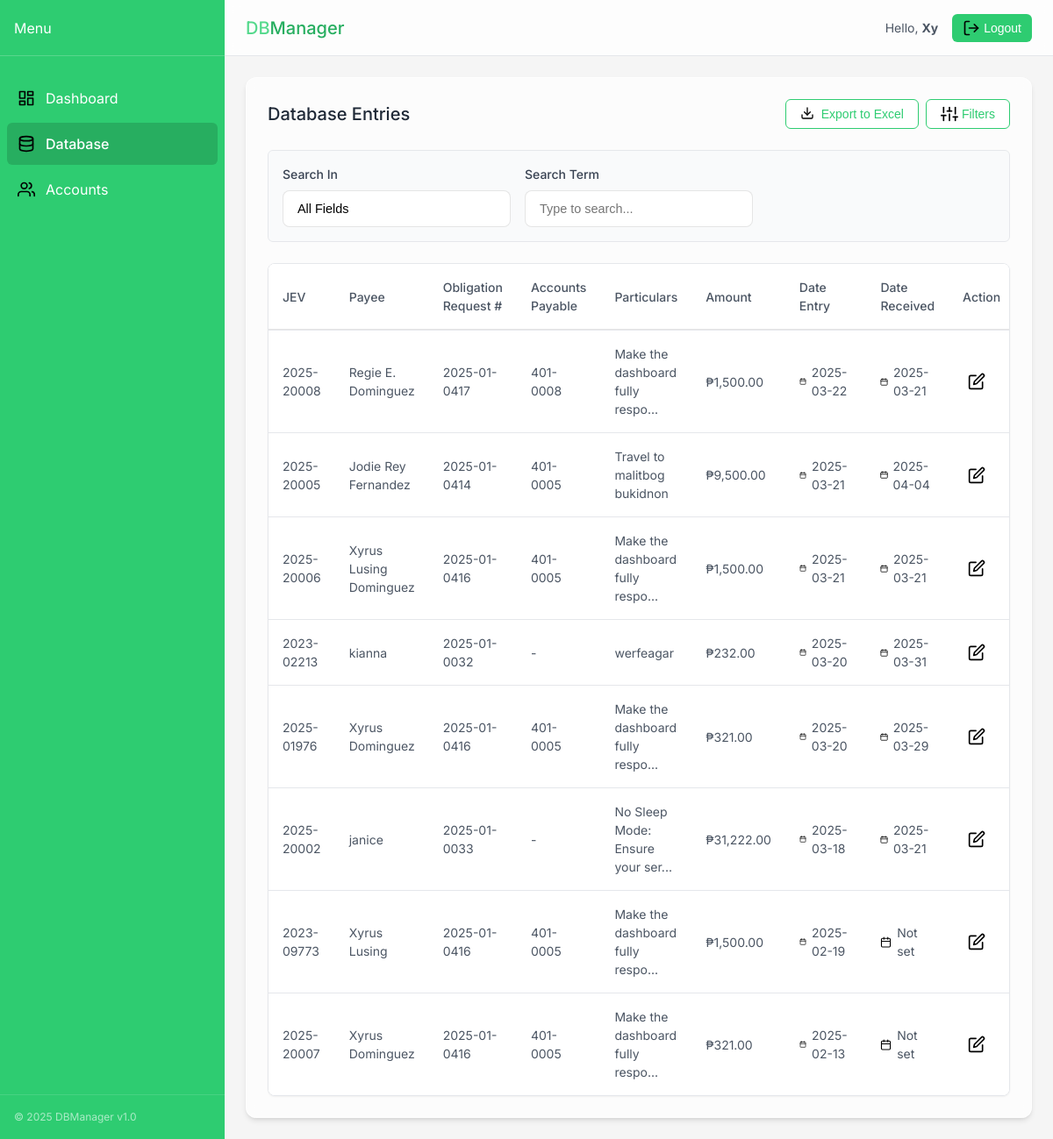
Screenshot of /database (signed in) with the database file from the repository.
### tables this page shows
CREATE TABLE entry (
            JEV TEXT PRIMARY KEY,
            Payee TEXT NOT NULL,
            ObligationRequest TEXT NOT NULL,
            AccountsPayable TEXT,
            Particulars TEXT,
            Amount REAL,
            "Date Entry" TEXT,
            "Date Received" TEXT
        );

### app.py (the view, shortened to what this page needs)
@app.route('/database')
def database():
    if 'user_id' not in session:
        return redirect(url_for('index'))
    conn = get_db_connection()
    filter_field = request.args.get('field', 'all')
    filter_value = request.args.get('value', '')
    query = 'SELECT * FROM entry'
    params = []
    query += ' ORDER BY "Date Entry" DESC'
    entries = [dict(row) for row in conn.execute(query, params).fetchall()]
    for entry in entries:
        if entry['Date Entry']:
            try:
                date_entry = datetime.strptime(entry['Date Entry'], '%Y-%m-%d %H:%M:%S')
                entry['Date Entry'] = date_entry.strftime('%Y-%m-%d')
            except ValueError:
                entry['Date Entry'] = entry['Date Entry'].split()[0]
        if entry['Date Received']:
            try:
                date_received = datetime.strptime(entry['Date Received'], '%Y-%m-%d %H:%M:%S')
                entry['Date Received'] = date_received.strftime('%Y-%m-%d')
            except ValueError:
                entry['Date Received'] = entry['Date Received'].split()[0]
    conn.close()
    return render_template('database.html', entries=entries)

### app.py (called while the page is built)
@app.template_filter('tojson')
def tojson_filter(obj):
    return json.dumps(obj, cls=CustomJSONEncoder)

def get_db_connection():
    conn = sqlite3.connect('crud_system.db', timeout=20)  # Add timeout
    conn.row_factory = sqlite3.Row
    return conn

### templates/database.html (shortened to what this page needs)
<!DOCTYPE html>
<html lang="en">
<head>
  <link rel="stylesheet" href="{{ url_for('static', filename='css/styles.css') }}">
  <link rel="stylesheet" href="https://cdn.jsdelivr.net/npm/lucide-icons@latest/dist/umd/lucide.min.css">
</head>
<body>
  <div class="app-container">
    <aside class="sidebar">
      <div class="sidebar-header">
        <span class="menu-text">Menu</span>
        <button class="sidebar-toggle">
        </button>
      </div>
      <nav class="sidebar-nav">
        <a href="{{ url_for('dashboard') }}" class="sidebar-item">
          <span class="icon dashboard-icon"></span>
          <span class="sidebar-text">Dashboard</span>
        </a>
        <a href="{{ url_for('database') }}" class="sidebar-item active">
          <span class="icon database-icon"></span>
          <span class="sidebar-text">Database</span>
        </a>
        <a href="{{ url_for('accounts') }}" class="sidebar-item">
          <span class="icon users-icon"></span>
          <span class="sidebar-text">Accounts</span>
        </a>
      </nav>
      <div class="sidebar-footer">
        <p class="footer-text">© 2025 DBManager v1.0</p>
      </div>
    </aside>
    <div class="main-container">
      <header class="header">
        <h1 class="logo"><span class="logo-accent">DB</span>Manager</h1>
        <div class="header-actions">
          <div class="user-info">
            <span>Hello, <strong>{{ session.enduser }}</strong></span>
            <button class="logout-btn">
              <span class="icon logout-icon"></span>
              <span>Logout</span>
            </button>
          </div>
        </div>
      </header>
      <main class="content">
          <div class="glass-card">
            <div class="filter-panel">
              <div class="filter-header">
                <h2>Database Entries</h2>
                <div class="actions-container">
                  <button class="btn-secondary" onclick="showDateRangeModal()">
                    <span class="icon file-export-icon"></span>
                    <span>Export to Excel</span>
                  </button>
                  <button class="btn-secondary" id="toggleFilters">
                    <span class="icon sliders-icon"></span>
                    <span>Filters</span>
                  </button>
                </div>
              </div>
              <div class="filter-content" id="filterContent">
                <div class="filter-grid">
                  <div class="filter-group">
                    <label class="filter-label">Search In</label>
                    <div class="select-wrapper">
                      <select class="input-field enhanced-select" id="filterField">
                        <option value="all">All Fields</option>
                      </select>
                    </div>
                  </div>
                  <div class="filter-group">
                    <label class="filter-label">Search Term</label>
                    <div class="search-wrapper">
                      <input type="text" class="input-field enhanced-input" id="filterValue"
                             placeholder="Type to search..." value="{{ request.args.get('value', '') }}">
                    </div>
                  </div>
                </div>
              </div>
            </div>
            <div class="table-container">
              <div class="table-responsive">
                <table class="data-table">
                  <thead>
                    <tr>
                      <th>JEV</th>
                      <th>Payee</th>
                      <th>Obligation Request #</th>
                      <th>Accounts Payable</th>
                      <th>Particulars</th>
                      <th>Amount</th>
                      <th>Date Entry</th>
                      <th>Date Received</th>
                      <th class="text-right">Action</th>
                    </tr>
                  </thead>
                  <tbody id="entriesTableBody">
                    {% for entry in entries %}
                    <tr data-entry='{{ entry|tojson }}'>
                      <td>{{ entry.JEV }}</td>
                      <td>{{ entry.Payee }}</td>
                      <td>{{ entry.ObligationRequest }}</td>
                      <td>{{ entry.AccountsPayable if entry.AccountsPayable else "-" }}</td>
                      <td>{{ entry.Particulars[:30] }}{% if entry.Particulars|length > 30 %}...{% endif %}</td>
                      <td>₱{{ "{:,.2f}".format(entry.Amount) }}</td>
                      <td>
                        <div class="table-cell-with-icon">
                          <span class="icon calendar-icon-small"></span>
                          <span>{{ entry["Date Entry"] }}</span>
                        </div>
                      </td>
                      <td>
                        <div class="table-cell-with-icon">
                          <span class="icon calendar-icon-small"></span>
                          <span>{{ entry["Date Received"] if entry["Date Received"] else "Not set" }}</span>
                        </div>
                      </td>
                      <td class="text-right">
                        <button class="btn-icon edit-entry" data-jev="{{ entry.JEV }}">
                          <span class="icon edit-icon"></span>
                        </button>
                      </td>
                    </tr>
                    {% endfor %}
                  </tbody>
                </table>
              </div>
            </div>
          </div>
      </main>
    </div>
  </div>
</body>
</html>

### templates/database.html (style rules this page uses)
html, body { height: 100%; margin: 0; overflow: hidden; }
.app-container { height: 100vh; overflow: hidden; }
.sidebar { height: 100%; overflow-y: auto; }
.main-container { height: 100vh; display: flex; flex-direction: column; overflow: hidden; }
.content { flex: 1; overflow-y: auto; padding: 1.5rem; }
.glass-card { height: 100%; display: flex; flex-direction: column; overflow: hidden; }
.filter-panel { flex-shrink: 0; }
.table-container { flex: 1; overflow: hidden; display: flex; flex-direction: column; position: relative; border-radius: 8px; background: white; }
.table-responsive { flex: 1; overflow-y: auto; overflow-x: auto; -webkit-overflow-scrolling: touch; margin-bottom: 0; scrollbar-width: thin; position: relative; max-height: calc(100vh - 300px); }
.data-table { width: 100%; border-collapse: separate; border-spacing: 0; }
.data-table thead { position: sticky; top: 0; z-index: 2; background: white; }
.data-table thead tr { background: white; }
.data-table th { position: sticky; top: 0; background: white; padding: 1rem; text-align: left; font-weight: 500; color: #4b5563; border-bottom: 1px solid rgba(0, 0, 0, 0.1); z-index: 2; }
.data-table th::after { display: none; }
.data-table tbody tr { border-bottom: 1px solid rgba(0, 0, 0, 0.05); }
.data-table tbody td { padding: 1rem; background: white; }
.filter-label { display: flex; align-items: center; gap: 0.5rem; font-size: 0.875rem; font-weight: 500; color: #4b5563; margin-bottom: 0.5rem; }
.select-wrapper { position: relative; width: 100%; }
.enhanced-select { appearance: none; width: 100%; padding: 0.75rem 1rem; padding-right: 2.5rem; border: 1px solid rgba(0, 0, 0, 0.1); border-radius: 8px; background-color: rgba(255, 255, 255, 0.9); font-size: 0.9rem; transition: all 0.2s ease; cursor: pointer; }
.search-wrapper { position: relative; width: 100%; }
.enhanced-input { width: 100%; padding: 0.75rem 1rem; padding-right: 2.5rem; border: 1px solid rgba(0, 0, 0, 0.1); border-radius: 8px; background-color: rgba(255, 255, 255, 0.9); font-size: 0.9rem; transition: all 0.2s ease; }
.filter-group { animation: slideDown 0.3s ease-out; }
.actions-container { display: flex; gap: 8px; align-items: center; }
.file-export-icon::before { content: ""; display: inline-block; width: 16px; height: 16px; background-size: contain; background-repeat: no-repeat; vertical-align: middle; margin-right: 4px; }

### rows the page displays
entry: JEV "2025-20008", Payee "Regie E. Dominguez", ObligationRequest "2025-01-0417", AccountsPayable "401-0008", Particulars "Make the dashboard fully respo", Amount "1,500.00", Date Entry "2025-03-22", Date Received "2025-03-21"
entry: JEV "2025-20005", Payee "Jodie Rey Fernandez", ObligationRequest "2025-01-0414", AccountsPayable "401-0005", Particulars "Travel to malitbog bukidnon", Amount "9,500.00", Date Entry "2025-03-21", Date Received "2025-04-04"
entry: JEV "2025-20006", Payee "Xyrus Lusing Dominguez", ObligationRequest "2025-01-0416", AccountsPayable "401-0005", Particulars "Make the dashboard fully respo", Amount "1,500.00", Date Entry "2025-03-21", Date Received "2025-03-21"
entry: JEV "2023-02213", Payee "kianna", ObligationRequest "2025-01-0032", AccountsPayable "-", Particulars "werfeagar", Amount "232.00", Date Entry "2025-03-20", Date Received "2025-03-31"
entry: JEV "2025-01976", Payee "Xyrus Dominguez", ObligationRequest "2025-01-0416", AccountsPayable "401-0005", Particulars "Make the dashboard fully respo", Amount "321.00", Date Entry "2025-03-20", Date Received "2025-03-29"
entry: JEV "2025-20002", Payee "janice", ObligationRequest "2025-01-0033", AccountsPayable "-", Particulars "No Sleep Mode: Ensure your ser", Amount "31,222.00", Date Entry "2025-03-18", Date Received "2025-03-21"
entry: JEV "2023-09773", Payee "Xyrus Lusing", ObligationRequest "2025-01-0416", AccountsPayable "401-0005", Particulars "Make the dashboard fully respo", Amount "1,500.00", Date Entry "2025-02-19", entry "Not set"
entry: JEV "2025-20007", Payee "Xyrus Dominguez", ObligationRequest "2025-01-0416", AccountsPayable "401-0005", Particulars "Make the dashboard fully respo", Amount "321.00", Date Entry "2025-02-13", entry "Not set"

### other values shown
{{ session.enduser }} "Xy"
